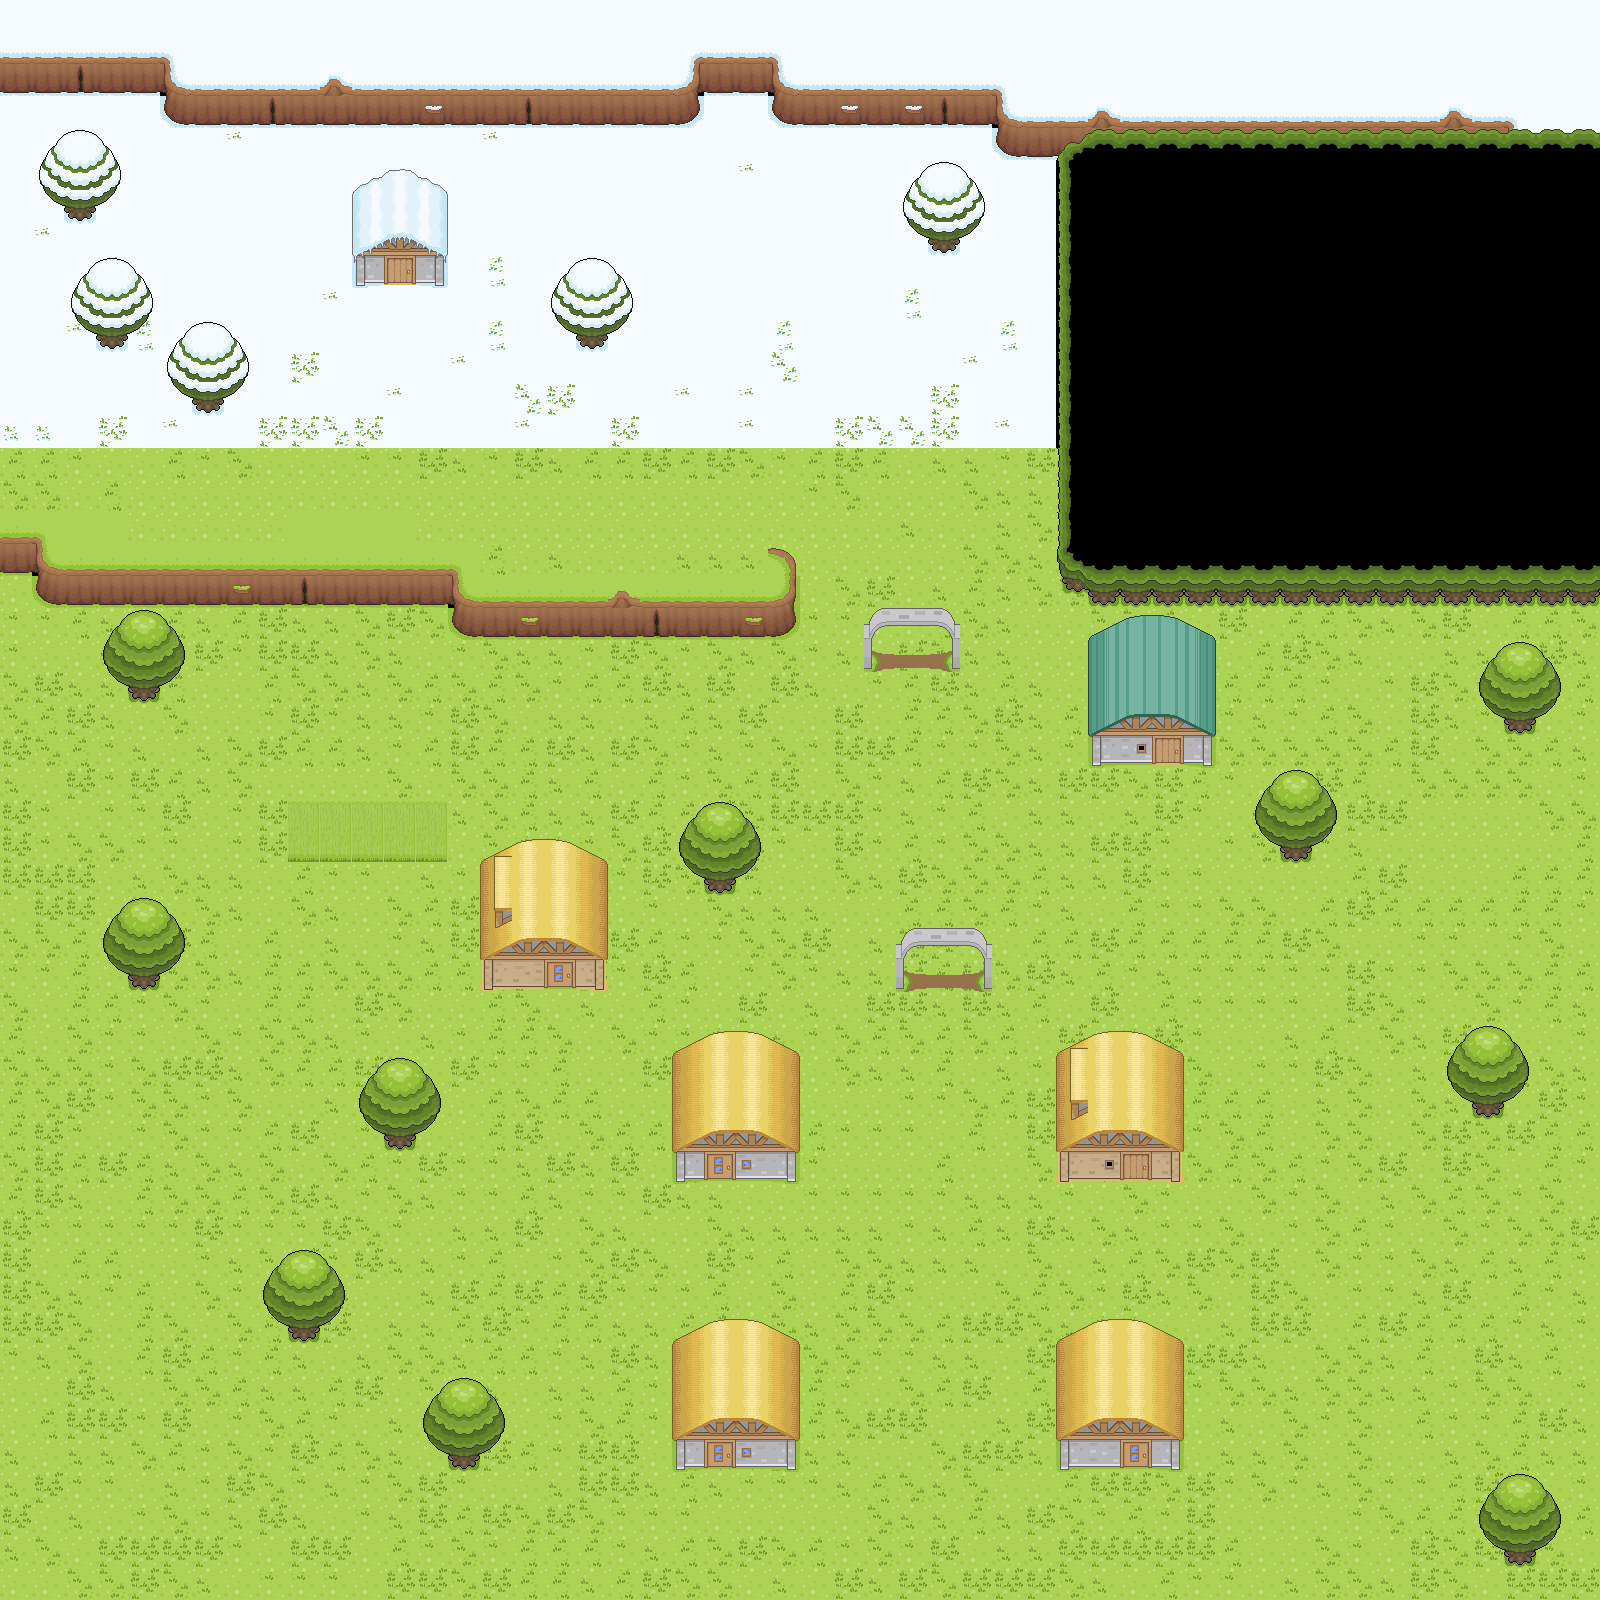

The image is a tile-based game level rendered from a .tmx file. Its description and source (layers, tilesets, objects; grid data summarised) follow:
An orthogonal 50x50 tile map with 32x32 px tiles, 4 tile layers (under0, under1, under2, over0), 3 tilesets and 36 objects.

<map version="1.0" orientation="orthogonal" renderorder="right-down" width="50" height="50" tilewidth="32" tileheight="32" nextobjectid="50">
 <tileset firstgid="1" name="Revolution_Grasslands" tilewidth="32" tileheight="32" tilecount="190">
  <image source="revolution_grasslands.png" trans="a349a4" width="320" height="608" />
 </tileset>
 <tileset firstgid="191" name="revolution_snow" tilewidth="32" tileheight="32" tilecount="154">
  <image source="revolution_snow.png" trans="a349a4" width="352" height="448" />
 </tileset>
 <tileset firstgid="345" name="revolution_town" tilewidth="32" tileheight="32" tilecount="275">
  <image source="revolution_town.png" trans="a349a4" width="352" height="831" />
 </tileset>
 <layer name="under0" width="50" height="50">
  <data>[2500 cells, 2500 non-empty, 38 distinct tile ids]</data>
 </layer>
 <layer name="under1" width="50" height="50">
  <data>[2500 cells, 112 non-empty, 24 distinct tile ids]</data>
 </layer>
 <layer name="under2" width="50" height="50">
  <data>[2500 cells, 10 non-empty, 4 distinct tile ids]</data>
 </layer>
 <layer name="over0" width="50" height="50">
  <data>[2500 cells, 246 non-empty, 75 distinct tile ids]</data>
 </layer>
 <objectgroup name="walls" visible="0">
  <object id="1" x="1056" y="128" width="544" height="480" />
  <object id="2" x="32" y="576" width="416" height="32" />
  <object id="3" x="448" y="608" width="352" height="32" />
  <object id="4" x="768" y="544" />
  <object id="5" x="768" y="544" width="32" height="64" />
  <object id="6" x="0" y="544" width="32" height="32" />
  <object id="7" x="0" y="64" width="992" height="32" />
  <object id="8" x="160" y="96" width="544" height="32" />
  <object id="9" x="768" y="96" width="224" height="32" />
  <object id="10" x="992" y="96" width="64" height="64" />
  <object id="11" x="672" y="1088" width="128" height="96" />
  <object id="12" x="1056" y="1088" width="128" height="96" />
  <object id="13" x="1088" y="672" width="128" height="96" />
  <object id="14" x="672" y="1376" width="128" height="96" />
  <object id="15" x="1056" y="1376" width="128" height="96" />
  <object id="16" x="480" y="896" width="128" height="96" />
  <object id="17" x="128" y="672" width="32" height="32" />
  <object id="18" x="128" y="960" width="32" height="32" />
  <object id="19" x="384" y="1120" width="32" height="32" />
  <object id="20" x="288" y="1312" width="32" height="32" />
  <object id="21" x="448" y="1440" width="32" height="32" />
  <object id="22" x="704" y="864" width="32" height="32" />
  <object id="23" x="1280" y="832" width="32" height="32" />
  <object id="24" x="1472" y="1088" width="32" height="32" />
  <object id="25" x="1504" y="1536" width="32" height="32" />
  <object id="26" x="1504" y="704" width="32" height="32" />
  <object id="27" x="896" y="960">
   <polyline points="0,0 0,32" />
  </object>
  <object id="28" x="992" y="960">
   <polyline points="0,0 0,32" />
  </object>
  <object id="29" x="864" y="640">
   <polyline points="0,0 0,32" />
  </object>
  <object id="30" x="960" y="640">
   <polyline points="0,0 0,32" />
  </object>
  <object id="31" x="64" y="192" width="32" height="32" />
  <object id="32" x="96" y="320" width="32" height="32" />
  <object id="33" x="192" y="384" width="32" height="32" />
  <object id="34" x="352" y="224" width="96" height="64" />
  <object id="35" x="576" y="320" width="32" height="32" />
  <object id="36" x="928" y="224" width="32" height="32" />
 </objectgroup>
</map>
